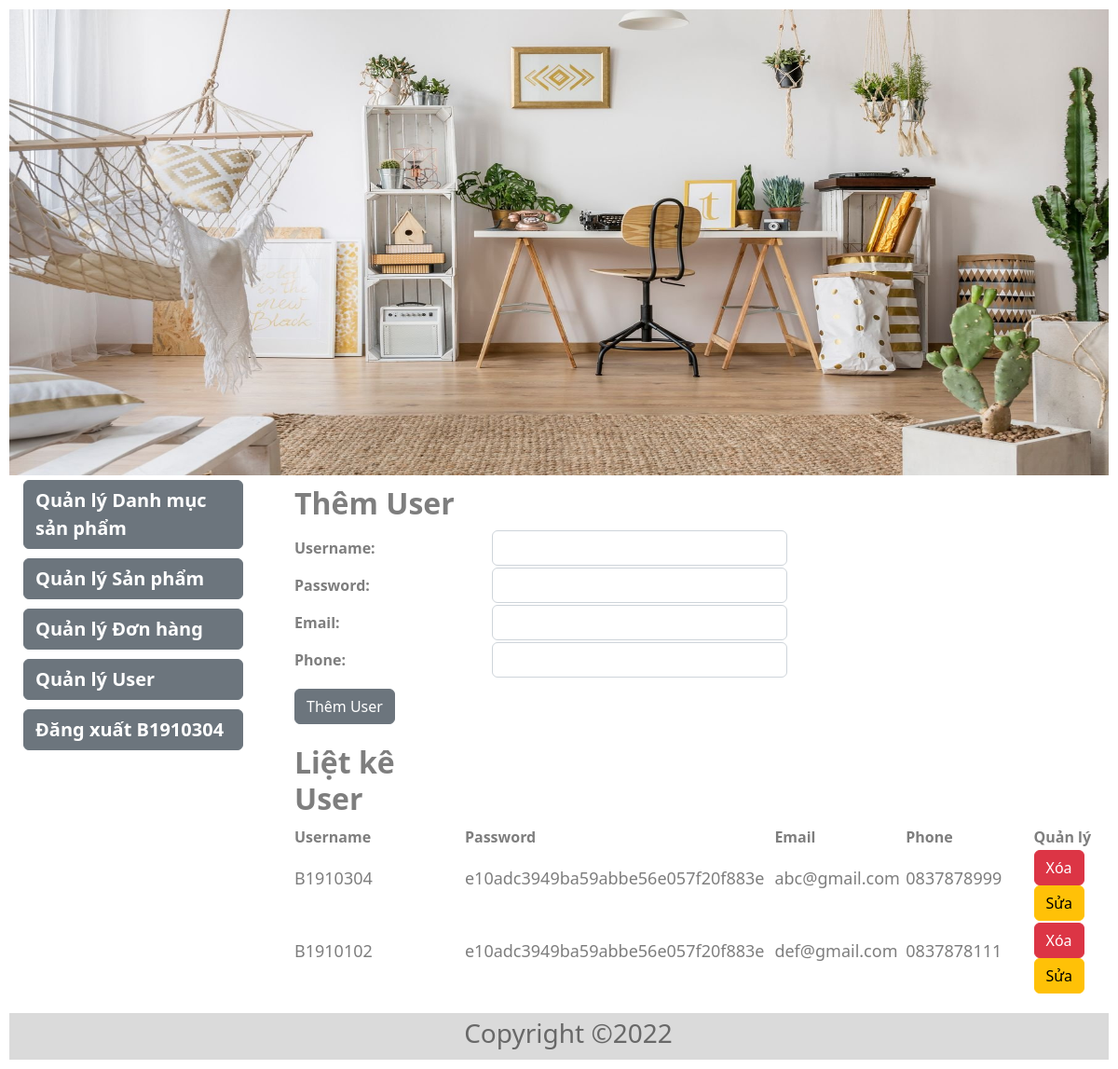
Page /admincp/modules/index.php?action=quanlyuser&query=them (signed in) on the committed database.
### tables this page shows
CREATE TABLE `tbl_customer` (
  `name_user` varchar(100) NOT NULL,
  `pass_user` varchar(100) DEFAULT NULL,
  `email_user` varchar(100) NOT NULL,
  `phone_user` varchar(20) DEFAULT NULL
);

### admincp/modules/quanlyuser/lietkeuser.php (the view)
<?php
$sql = "SELECT * FROM `tbl_customer` ";
$query_lietke = mysqli_query($mysqli, $sql);
?>
<table style="width:100%;margin:10px;" >
    <tr>
        <th>
            <h2 style="font-weight: 600;" >Liệt kê User</h2>
        </th>
    </tr>
    <tr>
        <th style="width:20%;">Username</th>
        <th style="width:30%;">Password</th>
        <th style="width:15%;">Email</th>
        <th style="width:15%;">Phone</th>
        <th style="width:10%;">Quản lý</th>
    </tr>
    <?php
    while ($row = mysqli_fetch_array($query_lietke)) {
    ?>
        <tr>
            <td><p style="font-size:18px; " ><?php echo $row['name_user'] ?></p></td>
            <td><p style="font-size:18px; "><?php echo $row['pass_user'] ?></p></td>
            <td><p style="font-size:18px; " ><?php echo $row['email_user'] ?></p></td>
            <td><p style="font-size:18px; "><?php echo $row['phone_user'] ?></p></td>
            <td>
                <a class="btn btn-danger" href="../../../Mecuti/admincp/modules/quanlyuser/xulyuser.php?action=quanlyuser&query=xoa&email=<?php echo $row['email_user'] ?>">Xóa</a>
                <a class="btn btn-warning" href="../../../Mecuti/admincp/modules/index.php?action=quanlyuser&query=sua&email=<?php echo $row['email_user'] ?>">Sửa</a>
            </td>
        </tr>
    <?php
    }
    ?>
</table>

### css/style.css (style rules this page uses)
#body { margin: 10px; }

### admincp/css/style.css (style rules this page uses)
.control_r table { width: 100%; margin: 5px auto; width: 70%; }
h2,th,td,select,input { color: rgb(126, 126, 126); }
tr { margin: 10px 0; }

### rows in the picture
tbl_customer: name_user "B1910304", pass_user "e10adc3949ba59abbe56e057f20f883e", email_user "abc@gmail.com", phone_user "0837878999"
tbl_customer: name_user "B1910102", pass_user "e10adc3949ba59abbe56e057f20f883e", email_user "def@gmail.com", phone_user "0837878111"

### other values in the picture
$_SESSION['login'] "B1910304"
